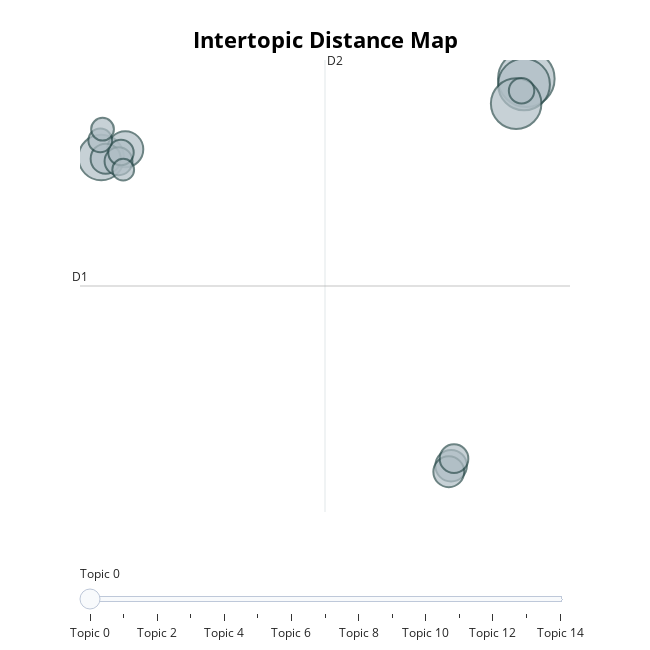

Notebook code for this chart:
### Code cell
model.visualize_topics()

### Figure 1 — Plotly figure (JSON) as saved in the notebook; plotly's stock layout.template omitted (floating-point values rounded to 4 significant figures)
{"data": [{"customdata": [[0, "climate | amazons | pledge | carbon | emissions", 74], [1, "warehouse | workers | worker | firing | support", 62], [2, "pollution | communities | warehouses | color | air", 59], [3, "climate | leadership | crisis | leaders | political", 48], [4, "shareholdermeeting | shareholder | shareholders | pressrelease | employees", 30], [5, "amazon | amazons | cont | feedback | workers", 23], [6, "vote | time | paid | workers | voting", 22], [7, "walking | employees | showing | smiles | spheres", 21], [8, "speak | moral | thank | climatecrisis | responsibility", 19], [9, "signed | letter | rep | employees | update", 18], [10, "climate | employees | change | inaction | extreme", 15], [11, "solidarity | stand | coworkers | workers | mn", 15], [12, "indigenous | act | land | worst | native", 13], [13, "oil | oilgas | contracts | help | end", 12], [14, "funding | climatedenying | politicians | think | climate", 11]], "hovertemplate": "<b>Topic %{customdata[0]}</b><br>Words: %{customdata[1]}<br>Size: %{customdata[2]}", "legendgroup": "", "marker": {"color": "#B0BEC5", "line": {"color": "DarkSlateGrey", "width": 2}, "size": [74, 62, 59, 48, 30, 23, 22, 21, 19, 18, 15, 15, 13, 12, 11], "sizemode": "area", "sizeref": 0.04625, "symbol": "circle"}, "mode": "markers", "name": "", "orientation": "v", "showlegend": false, "type": "scatter", "x": [26.85, 26.63, 25.91, -12.35, -10.13, 19.91, 19.7, -11.94, 20.18, -10.76, -10.53, 26.41, -12.44, -12.23, -10.32], "xaxis": "x", "y": [4.605, 4.393, 3.684, 1.692, 1.995, -9.697, -9.919, 1.649, -9.435, 1.554, 1.88, 4.159, 2.325, 2.738, 1.242], "yaxis": "y"}], "layout": {"annotations": [{"showarrow": false, "text": "D1", "x": -14.31, "y": -3.055, "yshift": 10}, {"showarrow": false, "text": "D2", "x": 8.283, "xshift": 10, "y": 5.296}], "height": 650, "hoverlabel": {"bgcolor": "white", "font": {"family": "Rockwell", "size": 16}}, "legend": {"itemsizing": "constant", "tracegroupgap": 0}, "margin": {"t": 60}, "shapes": [{"line": {"color": "#CFD8DC", "width": 2}, "type": "line", "x0": 8.283, "x1": 8.283, "y0": -11.41, "y1": 5.296}, {"line": {"color": "#9E9E9E", "width": 2}, "type": "line", "x0": -14.31, "x1": 30.87, "y0": -3.055, "y1": -3.055}], "sliders": [{"active": 0, "pad": {"t": 50}, "steps": [{"args": [{"marker.color": [["red", "#B0BEC5", "#B0BEC5", "#B0BEC5", "#B0BEC5", "#B0BEC5", "#B0BEC5", "#B0BEC5", "#B0BEC5", "#B0BEC5", "#B0BEC5", "#B0BEC5", "#B0BEC5", "#B0BEC5", "#B0BEC5"]]}], "label": "Topic 0", "method": "update"}, {"args": [{"marker.color": [["#B0BEC5", "red", "#B0BEC5", "#B0BEC5", "#B0BEC5", "#B0BEC5", "#B0BEC5", "#B0BEC5", "#B0BEC5", "#B0BEC5", "#B0BEC5", "#B0BEC5", "#B0BEC5", "#B0BEC5", "#B0BEC5"]]}], "label": "Topic 1", "method": "update"}, {"args": [{"marker.color": [["#B0BEC5", "#B0BEC5", "red", "#B0BEC5", "#B0BEC5", "#B0BEC5", "#B0BEC5", "#B0BEC5", "#B0BEC5", "#B0BEC5", "#B0BEC5", "#B0BEC5", "#B0BEC5", "#B0BEC5", "#B0BEC5"]]}], "label": "Topic 2", "method": "update"}, {"args": [{"marker.color": [["#B0BEC5", "#B0BEC5", "#B0BEC5", "red", "#B0BEC5", "#B0BEC5", "#B0BEC5", "#B0BEC5", "#B0BEC5", "#B0BEC5", "#B0BEC5", "#B0BEC5", "#B0BEC5", "#B0BEC5", "#B0BEC5"]]}], "label": "Topic 3", "method": "update"}, {"args": [{"marker.color": [["#B0BEC5", "#B0BEC5", "#B0BEC5", "#B0BEC5", "red", "#B0BEC5", "#B0BEC5", "#B0BEC5", "#B0BEC5", "#B0BEC5", "#B0BEC5", "#B0BEC5", "#B0BEC5", "#B0BEC5", "#B0BEC5"]]}], "label": "Topic 4", "method": "update"}, {"args": [{"marker.color": [["#B0BEC5", "#B0BEC5", "#B0BEC5", "#B0BEC5", "#B0BEC5", "red", "#B0BEC5", "#B0BEC5", "#B0BEC5", "#B0BEC5", "#B0BEC5", "#B0BEC5", "#B0BEC5", "#B0BEC5", "#B0BEC5"]]}], "label": "Topic 5", "method": "update"}, {"args": [{"marker.color": [["#B0BEC5", "#B0BEC5", "#B0BEC5", "#B0BEC5", "#B0BEC5", "#B0BEC5", "red", "#B0BEC5", "#B0BEC5", "#B0BEC5", "#B0BEC5", "#B0BEC5", "#B0BEC5", "#B0BEC5", "#B0BEC5"]]}], "label": "Topic 6", "method": "update"}, {"args": [{"marker.color": [["#B0BEC5", "#B0BEC5", "#B0BEC5", "#B0BEC5", "#B0BEC5", "#B0BEC5", "#B0BEC5", "red", "#B0BEC5", "#B0BEC5", "#B0BEC5", "#B0BEC5", "#B0BEC5", "#B0BEC5", "#B0BEC5"]]}], "label": "Topic 7", "method": "update"}, {"args": [{"marker.color": [["#B0BEC5", "#B0BEC5", "#B0BEC5", "#B0BEC5", "#B0BEC5", "#B0BEC5", "#B0BEC5", "#B0BEC5", "red", "#B0BEC5", "#B0BEC5", "#B0BEC5", "#B0BEC5", "#B0BEC5", "#B0BEC5"]]}], "label": "Topic 8", "method": "update"}, {"args": [{"marker.color": [["#B0BEC5", "#B0BEC5", "#B0BEC5", "#B0BEC5", "#B0BEC5", "#B0BEC5", "#B0BEC5", "#B0BEC5", "#B0BEC5", "red", "#B0BEC5", "#B0BEC5", "#B0BEC5", "#B0BEC5", "#B0BEC5"]]}], "label": "Topic 9", "method": "update"}, {"args": [{"marker.color": [["#B0BEC5", "#B0BEC5", "#B0BEC5", "#B0BEC5", "#B0BEC5", "#B0BEC5", "#B0BEC5", "#B0BEC5", "#B0BEC5", "#B0BEC5", "red", "#B0BEC5", "#B0BEC5", "#B0BEC5", "#B0BEC5"]]}], "label": "Topic 10", "method": "update"}, {"args": [{"marker.color": [["#B0BEC5", "#B0BEC5", "#B0BEC5", "#B0BEC5", "#B0BEC5", "#B0BEC5", "#B0BEC5", "#B0BEC5", "#B0BEC5", "#B0BEC5", "#B0BEC5", "red", "#B0BEC5", "#B0BEC5", "#B0BEC5"]]}], "label": "Topic 11", "method": "update"}, {"args": [{"marker.color": [["#B0BEC5", "#B0BEC5", "#B0BEC5", "#B0BEC5", "#B0BEC5", "#B0BEC5", "#B0BEC5", "#B0BEC5", "#B0BEC5", "#B0BEC5", "#B0BEC5", "#B0BEC5", "red", "#B0BEC5", "#B0BEC5"]]}], "label": "Topic 12", "method": "update"}, {"args": [{"marker.color": [["#B0BEC5", "#B0BEC5", "#B0BEC5", "#B0BEC5", "#B0BEC5", "#B0BEC5", "#B0BEC5", "#B0BEC5", "#B0BEC5", "#B0BEC5", "#B0BEC5", "#B0BEC5", "#B0BEC5", "red", "#B0BEC5"]]}], "label": "Topic 13", "method": "update"}, {"args": [{"marker.color": [["#B0BEC5", "#B0BEC5", "#B0BEC5", "#B0BEC5", "#B0BEC5", "#B0BEC5", "#B0BEC5", "#B0BEC5", "#B0BEC5", "#B0BEC5", "#B0BEC5", "#B0BEC5", "#B0BEC5", "#B0BEC5", "red"]]}], "label": "Topic 14", "method": "update"}]}], "title": {"font": {"color": "Black", "size": 22}, "text": "<b>Intertopic Distance Map", "x": 0.5, "xanchor": "center", "y": 0.95, "yanchor": "top"}, "width": 650, "xaxis": {"anchor": "y", "domain": [0, 1], "range": [-14.31, 30.87], "title": {"text": ""}, "visible": false}, "yaxis": {"anchor": "x", "domain": [0, 1], "range": [-11.41, 5.296], "title": {"text": ""}, "visible": false}}}
